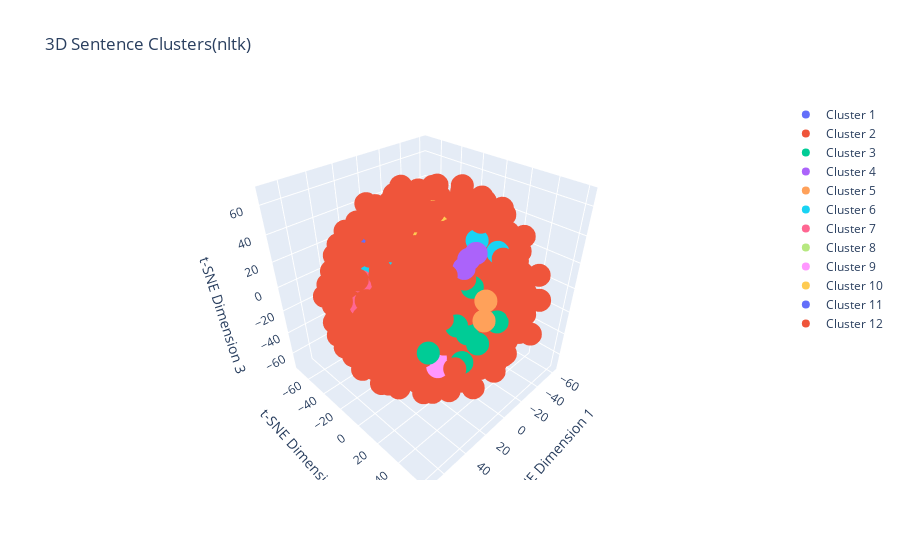

Source (notebook cell):
### Code cell
# Perform t-SNE dimensionality reduction for 3D visualization
perplexity_value = min(30, len(nltk) - 1)
tsne_3d = TSNE(n_components=3,perplexity=perplexity_value, random_state=0)
reduced_vectors_3d = tsne_3d.fit_transform(nltk)

fig = go.Figure()

for i in range(num_clusters):
    indices = labels_nltk == i
    fig.add_trace(go.Scatter3d(
        x=reduced_vectors_3d[indices, 0],
        y=reduced_vectors_3d[indices, 1],
        z=reduced_vectors_3d[indices, 2],
        mode='markers',
        name=f'Cluster {i+1}'
    ))

fig.update_layout(title='3D Sentence Clusters(nltk)',
                    scene=dict(xaxis_title='t-SNE Dimension 1',
                                 yaxis_title='t-SNE Dimension 2',
                                 zaxis_title='t-SNE Dimension 3'))
fig.show()
